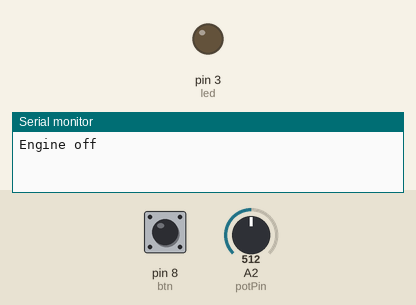
Simulated run of this sketch. Board: Arduino Uno, built with avr-gcc and run on an emulated ATmega328P. Shown: output pins drawn as LEDs (lit = HIGH), the last lines printed to the serial monitor. Inputs (shaded band) come from the test bench; at power-on: pin 8 (btn) HIGH, A2 (potPin) = 512.

Above: at 1.2 s.
1.3 s: pin 8 (btn) pulled LOW for 0.15 s
At 1.45 s:
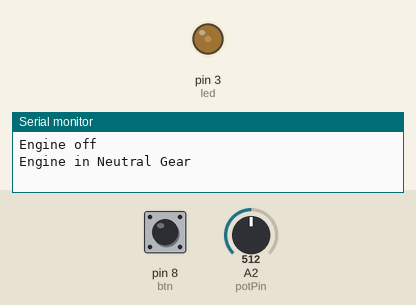
4.3 s: pin 8 (btn) pulled LOW for 1 s
6.8 s: A2 (potPin) set to 716
At 7.8 s:
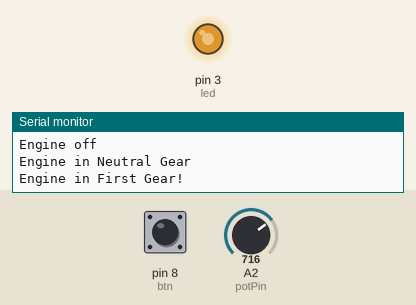
8.3 s: A2 (potPin) set to 511
At 9.0 s:
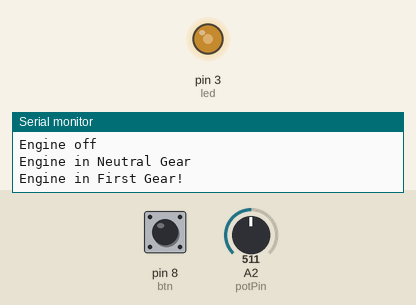
9.8 s: A2 (potPin) set to 0
At 10.1 s:
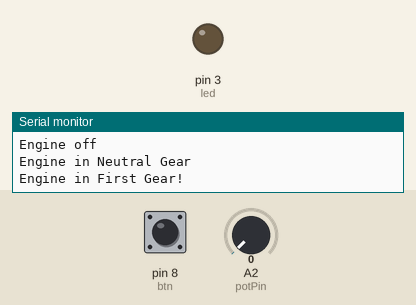
Timing chart, 0 to 12.8 s (numbered marks = the images above; inputs shaded):
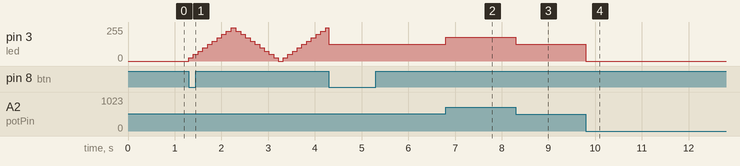

Measured:
- after the input at 1.3 s, pin 3 (led): 0/255 → 25/255 at once, → 50/255 0.10 s later, → 75/255 0.10 s later, → 100/255 0.10 s later, … (30 changes in this stretch)
- after the input at 6.8 s, pin 3 (led): 127/255 → 178/255 at once
- after the input at 8.3 s, pin 3 (led): 178/255 → 127/255 at once
- after the input at 9.8 s, pin 3 (led): 127/255 → 0/255 at once

The sketch:

Challenge_03_ECU_Simulation.ino
```cpp
int potPin=A2, btn=8, led=3;

void setup() {
  // put your setup code here, to run once:

  Serial.begin(9600);
  pinMode(led, OUTPUT);
  pinMode(potPin, INPUT);
  pinMode(btn, INPUT);

}

int t=millis();
int eng_st=0,pnt=0, btn_st=0, btn_st_prev=0, potVal=0, potVal_prev=0, eng_val=0, val_sign=1;

void loop() {
  btn_st_prev=btn_st;
  btn_st=digitalRead(btn);
  potVal_prev=potVal;
  potVal= analogRead(potPin);

  //BTN PRESS CONTROL
  if(btn_st_prev==HIGH && btn_st==LOW){
    if(eng_st==0){
      eng_st=1;
      Serial.println("Engine in Neutral Gear");
    }
    else if(eng_st==1){
      eng_st=2;
      Serial.println("Engine in First Gear!");
    }
    else if(eng_st==2){
      if(potVal>1000){
        eng_st=3;
        Serial.println("Engine in Reverse Gear!");
      }
      else{
        Serial.println("Not Enough Throttle!");
      }
    }
    else if(eng_st==3){

        eng_st=0;
        Serial.println("Engine Turned OFF");
    }

  }

  //ENGINE OFF
  if(eng_st==0){
    if(!pnt){
      Serial.println("Engine off");
      pnt=1;
    }
    digitalWrite(led, LOW);
  }

  //ENGINE IDLE
  else if(eng_st==1 && millis()-t>100){
    t =millis();
    if(eng_val<1)val_sign=1;
    else if(eng_val>=250) val_sign=0;

    if(val_sign){
      eng_val+=25;
    }
    else{
      eng_val-=25;
    }
    analogWrite(led, eng_val);
    // Serial.print("Engine brightness value: ");
    // Serial.println(eng_val);
  }

  //FIRST GEAR
  else if(eng_st==2){
    int b=(potVal/1024.0)*255;
    analogWrite(led, b);
    // Serial.print("First Gear | Engine Throttle: ");
    // Serial.print((b/255.0)*100);
    // // Serial.print(b);
    // Serial.println("%");
  }

  //REVERSE GEAR
  else if(eng_st==3){
    int b=(potVal/1024.0)*255;
    analogWrite(led,(255-b));
    // Serial.print("Reverse Gear | Engine Throttle: ");
    // Serial.print(100-((b/255.0)*100));
    // Serial.println("%");
  }
}
```
